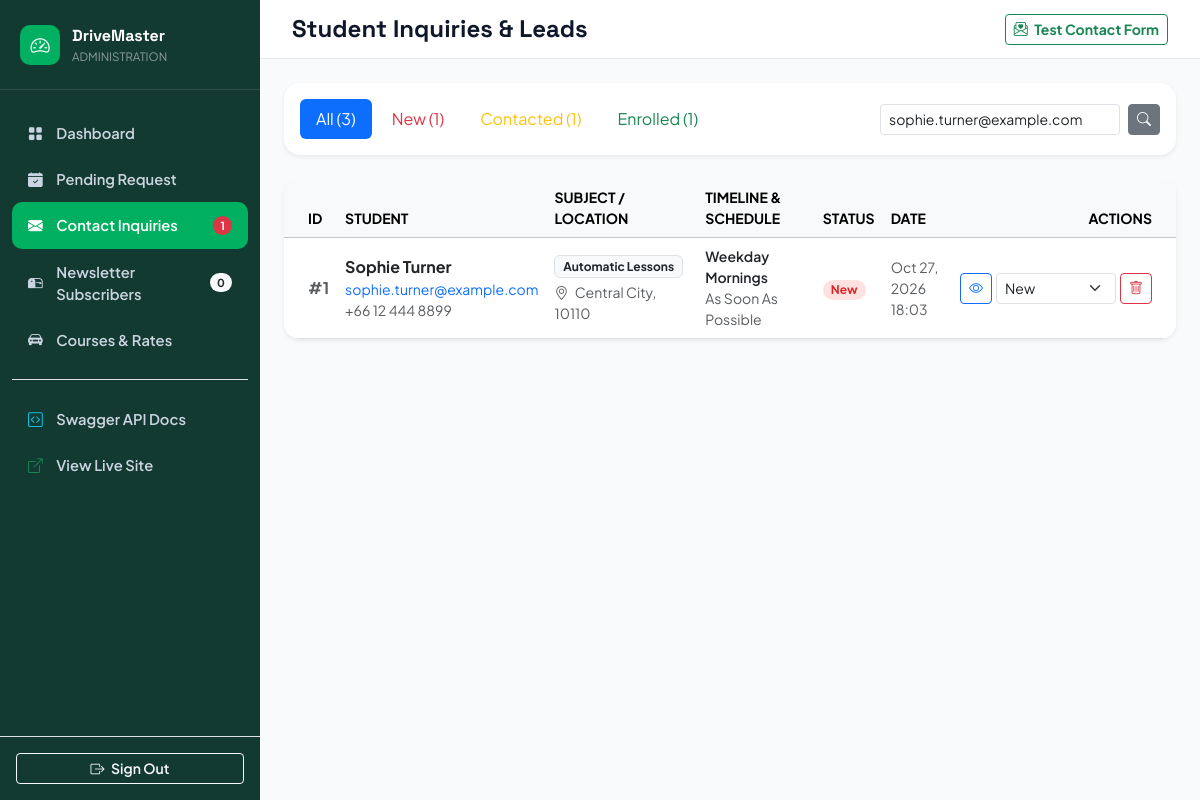
Screenshot of /admin/inquiries.php?search=sophie.turner@example.com (signed in) with the database file from the repository.
### tables this page shows
CREATE TABLE IF NOT EXISTS `enrollments` (
  `id` INT UNSIGNED AUTO_INCREMENT PRIMARY KEY,
  `booking_reference` VARCHAR(20) NOT NULL UNIQUE,
  `student_name` VARCHAR(100) NOT NULL,
  `student_email` VARCHAR(120) NOT NULL,
  `student_phone` VARCHAR(30) NOT NULL,
  `course_id` INT UNSIGNED DEFAULT NULL,
  `course_name` VARCHAR(120) NOT NULL,
  `course_price` DECIMAL(10, 2) NOT NULL DEFAULT 0.00,
  `pickup_address` VARCHAR(200) DEFAULT NULL,
  `preferred_start_date` DATE DEFAULT NULL,
  `preferred_transmission` ENUM('automatic', 'manual', 'either') DEFAULT 'automatic',
  `payment_gateway` VARCHAR(50) DEFAULT 'square',
  `payment_status` VARCHAR(50) DEFAULT 'unpaid',
  `payment_tx_id` VARCHAR(100) DEFAULT NULL,
  `card_last4` VARCHAR(10) DEFAULT NULL,
  `status` ENUM('pending', 'approved_to_pay', 'confirmed', 'in_training', 'completed', 'cancelled') DEFAULT 'pending',
  `admin_notes` TEXT DEFAULT NULL,
  `created_at` TIMESTAMP DEFAULT CURRENT_TIMESTAMP,
  `updated_at` TIMESTAMP DEFAULT CURRENT_TIMESTAMP ON UPDATE CURRENT_TIMESTAMP,
  CONSTRAINT `fk_enrollments_course` FOREIGN KEY (`course_id`) REFERENCES `courses` (`id`) ON DELETE SET NULL,
  INDEX `idx_enrollments_status` (`status`),
  INDEX `idx_enrollments_email` (`student_email`)
);

### admin/inquiries.php (the view, shortened to what the rows shown need)
<?php
require_once __DIR__ . '/../backend/src/Database.php';
require_once __DIR__ . '/../backend/src/Models/Inquiry.php';
$enrollmentStats = Enrollment::countStats();
$currentStatus = $_GET['status'] ?? 'all';
$searchQuery = $_GET['search'] ?? '';
$inquiries = Inquiry::all(['status' => $currentStatus, 'search' => $searchQuery]);
$counts = Inquiry::countByStatus();
?>
<!DOCTYPE html>
<html lang="en">
<head>
  <link rel="stylesheet" href="../assets/vendor/fonts/fonts.css">
  <link rel="stylesheet" href="../assets/vendor/bootstrap/css/bootstrap.min.css">
  <link rel="stylesheet" href="../assets/vendor/bootstrap-icons/bootstrap-icons.min.css">
</head>
<body>
  <aside class="admin-sidebar">
    <ul class="sidebar-nav">
      <li>
        <a href="inquiries.php" class="sidebar-nav-link active">
          <i class="bi bi-envelope-fill"></i> Contact Inquiries
          <?php if (($counts['new'] ?? 0) > 0): ?>
            <span class="badge bg-danger ms-auto rounded-pill"><?= $counts['new'] ?></span>
          <?php endif; ?>
        </a>
      </li>
    </ul>
  </aside>
  <div class="admin-main">
    <div class="p-4 flex-grow-1">
      <div class="card border-0 shadow-sm rounded-4 mb-4">
        <div class="card-body p-3">
          <div class="d-flex flex-wrap justify-content-between align-items-center gap-3">
            <ul class="nav nav-pills gap-1">
              <li class="nav-item">
                <a class="nav-link <?= $currentStatus === 'new' ? 'active' : '' ?> text-danger" href="?status=new">
                  New (<?= $counts['new'] ?>)
                </a>
              </li>
              <li class="nav-item">
                <a class="nav-link <?= $currentStatus === 'contacted' ? 'active' : '' ?> text-warning" href="?status=contacted">
                  Contacted (<?= $counts['contacted'] ?>)
                </a>
              </li>
              <li class="nav-item">
                <a class="nav-link <?= $currentStatus === 'enrolled' ? 'active' : '' ?> text-success" href="?status=enrolled">
                  Enrolled (<?= $counts['enrolled'] ?>)
                </a>
              </li>
            </ul>
          </div>
        </div>
      </div>
      <div class="card border-0 shadow-sm rounded-4 overflow-hidden">
        <div class="table-responsive">
          <table class="table table-hover align-middle mb-0">
            <thead class="table-light small text-uppercase">
              <tr>
                <th class="ps-4">ID</th>
                <th>Student</th>
                <th>Subject / Location</th>
                <th>Timeline &amp; Schedule</th>
                <th>Status</th>
                <th>Date</th>
                <th class="text-end pe-4">Actions</th>
              </tr>
            </thead>
            <tbody>
              <?php if (empty($inquiries)): ?>
                <tr>
                  <td colspan="7" class="text-center py-5 text-muted">
                    <i class="bi bi-inbox fs-1 d-block mb-2 text-secondary"></i>
                    No student inquiries found matching current filter.
                  </td>
                </tr>
              <?php else: ?>
                <?php foreach ($inquiries as $inq): ?>
                  <tr>
                    <td class="ps-4 fw-bold text-muted">#<?= $inq['id'] ?></td>
                    <td>
                      <div class="fw-bold text-dark"><?= htmlspecialchars($inq['full_name']) ?></div>
                      <div class="small"><a href="mailto:<?= htmlspecialchars($inq['email']) ?>" class="text-decoration-none"><?= htmlspecialchars($inq['email']) ?></a></div>
                      <div class="small text-muted"><a href="tel:<?= htmlspecialchars($inq['phone']) ?>" class="text-muted text-decoration-none"><?= htmlspecialchars($inq['phone']) ?></a></div>
                    </td>
                    <td>
                      <div class="badge bg-light text-dark border mb-1"><?= htmlspecialchars($inq['subject']) ?></div>
                      <?php if (!empty($inq['pickup_location'])): ?>
                        <div class="small text-muted"><i class="bi bi-geo-alt me-1"></i> <?= htmlspecialchars($inq['pickup_location']) ?></div>
                      <?php endif; ?>
                    </td>
                    <td class="small">
                      <div class="fw-semibold text-dark"><?= htmlspecialchars($inq['preferred_schedule'] ?? 'Flexible') ?></div>
                      <div class="text-muted"><?= htmlspecialchars($inq['timeline'] ?? 'Not specified') ?></div>
                    </td>
                    <td>
                      <span class="badge status-badge-<?= $inq['status'] ?> px-2 py-1 rounded-pill">
                        <?= ucfirst(str_replace('_', ' ', $inq['status'])) ?>
                      </span>
                    </td>
                    <td class="small text-muted">
                      <?= date('M d, Y', strtotime($inq['created_at'])) ?><br>
                      <?= date('H:i', strtotime($inq['created_at'])) ?>
                    </td>
                    <td class="text-end pe-4">
                      <div class="d-flex justify-content-end gap-1">
                        <button type="button" class="btn btn-sm btn-outline-primary" data-bs-toggle="modal" data-bs-target="#inquiryModal<?= $inq['id'] ?>" title="View Message">
                          <i class="bi bi-eye"></i>
                        </button>
                        <form method="POST" class="d-inline">
                          <select name="status" class="form-select form-select-sm d-inline-block w-auto" onchange="this.form.submit()">
                            <option value="new" <?= $inq['status'] === 'new' ? 'selected' : '' ?>>New</option>
                          </select>
                        </form>
                        <form method="POST" class="d-inline" onsubmit="return confirm('Delete this inquiry record?');">
                          <button type="submit" class="btn btn-sm btn-outline-danger" title="Delete">
                            <i class="bi bi-trash"></i>
                          </button>
                        </form>
                      </div>
                    </td>
                  </tr>
                <?php endforeach; ?>
              <?php endif; ?>
            </tbody>
          </table>
        </div>
      </div>
    </div>
  </div>
</body>
</html>

### rows the page displays
enrollments: id "1", student_name "Sophie Turner", student_email "sophie.turner@example.com", student_phone "+66 12 444 8899", subject "Automatic Lessons", pickup_location "Central City, 10110", preferred_schedule "Weekday Mornings", timeline "As Soon As Possible", status "New", created_at "Oct 27, 2026", created_at "18:03"

### other values shown
$subscriberCount "0"
$counts['total'] "3"
